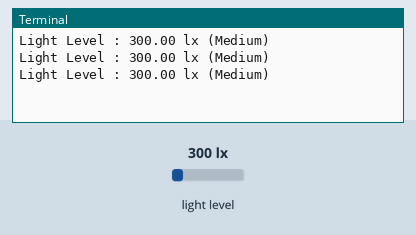
This program was run on a simulated Raspberry Pi (BCM pin numbers). On the bench: the last lines printed to the terminal. Inputs (shaded band) come from the test bench; at power-on: light level 300 lx.

Above: at 1.2 s.
1.3 s: light level set to 40 lx
At 1.9 s:
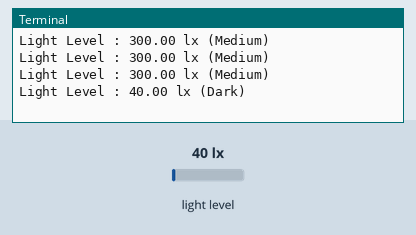
3.0 s: light level set to 1000 lx
At 3.4 s:
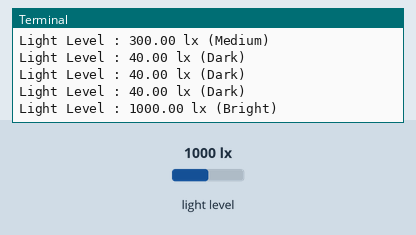
4.5 s: light level set to 1500 lx
At 4.9 s:
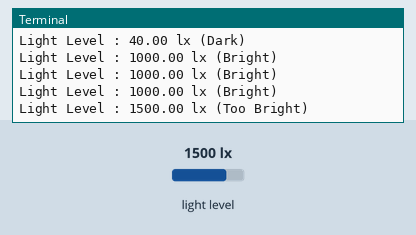

Measured:
- after the input at 1.3 s, the terminal: prints a new line after 0.21 s (image 1)
- after the input at 3.0 s, the terminal: prints a new line at once (image 2)
- after the input at 4.5 s, the terminal: prints a new line at once (image 3)

The program:

Task_8.1D.py
```python
import smbus
import time

DEVICE = 0x23

POWER_DOWN = 0x00
POWER_ON = 0x01
RESET = 0x07
ONE_TIME_HIGH_RES_MODE_1 = 0x20

bus = smbus.SMBus(1)

def convertToNumber(data):
    result = (data[1] + (256 * data[0])) / 1.2
    return result

def categorizeLightLevel(light_level):
    if light_level > 1000:
        return "Too Bright"
    elif light_level > 500:
        return "Bright"
    elif light_level > 100:
        return "Medium"
    elif light_level > 10:
        return "Dark"
    else:
        return "Too Dark"

def readLight(addr=DEVICE):
    data = bus.read_i2c_block_data(addr, ONE_TIME_HIGH_RES_MODE_1)
    light_level = convertToNumber(data)
    return light_level

def main():
    while True:
        light_level = readLight()
        category = categorizeLightLevel(light_level)
        print("Light Level : " + format(light_level, '.2f') + " lx (" + category + ")")
        time.sleep(0.5)

if __name__ == "__main__":
    main()
```
